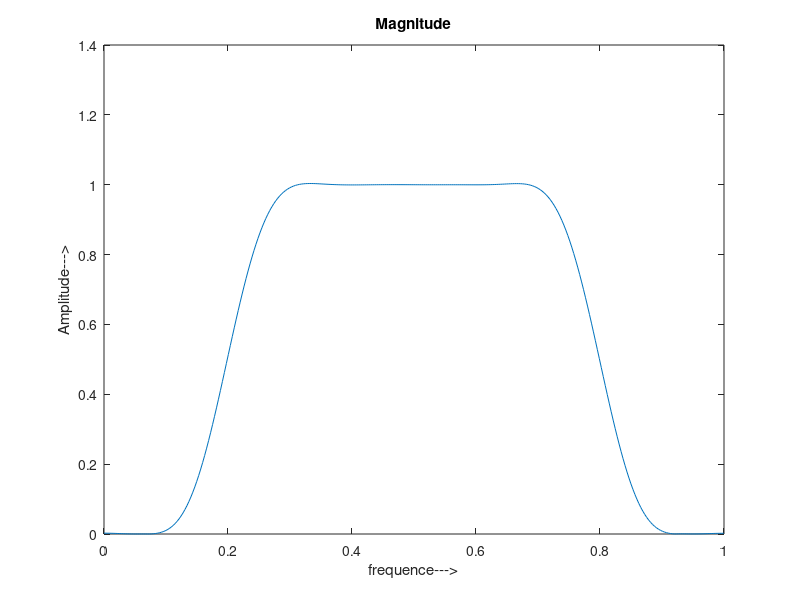
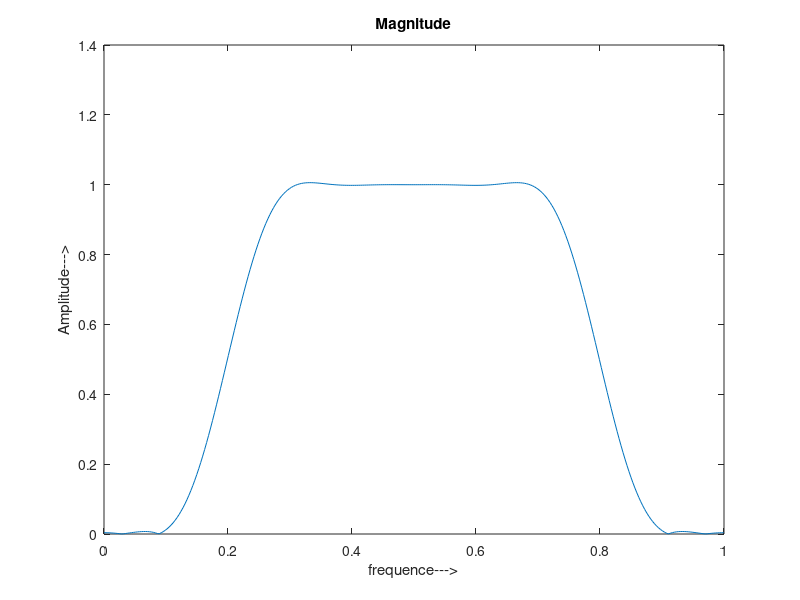
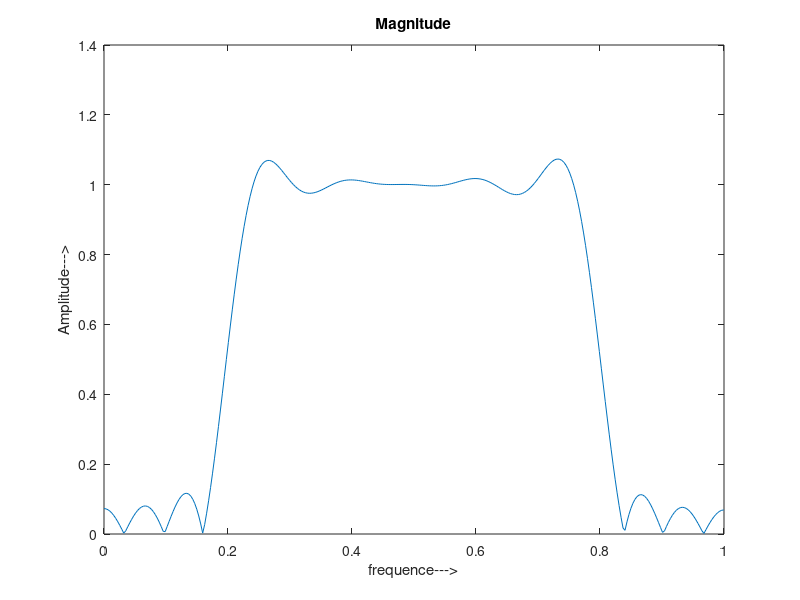
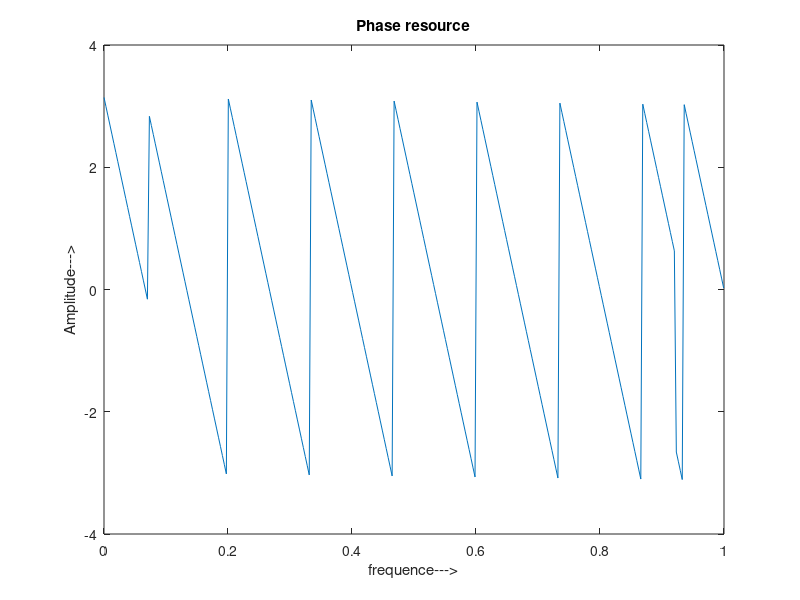

MATLAB code for these plots, in order:
clc;
close all;
N=31;
wc=[0.2*pi,0.8*pi];
A=fir1(N-1,wc/pi,'band',hamming(N));
w=0:0.01:pi;
h=freqz(A,1,w);
figure (1);
plot(w/pi,abs(h));
xlabel('frequence--->');
ylabel('Amplitude--->');
title('Magnitude');

A1=fir1(N-1,wc/pi,'band',hanning(N));
w=0:0.01:pi;
h1=freqz(A1,1,w);
figure (2);
plot(w/pi,abs(h1));
xlabel('frequence--->');
ylabel('Amplitude--->');
title('Magnitude');

A2=fir1(N-1,wc/pi,'band',rectwin(N));
w=0:0.01:pi;
h2=freqz(A2,1,w);
figure (3);
plot(w/pi,abs(h2));
xlabel('frequence--->');
ylabel('Amplitude--->');
title('Magnitude');



figure (4);
plot(w/pi,angle(h));
xlabel('frequence--->');
ylabel('Amplitude--->');
title('Phase resource');
